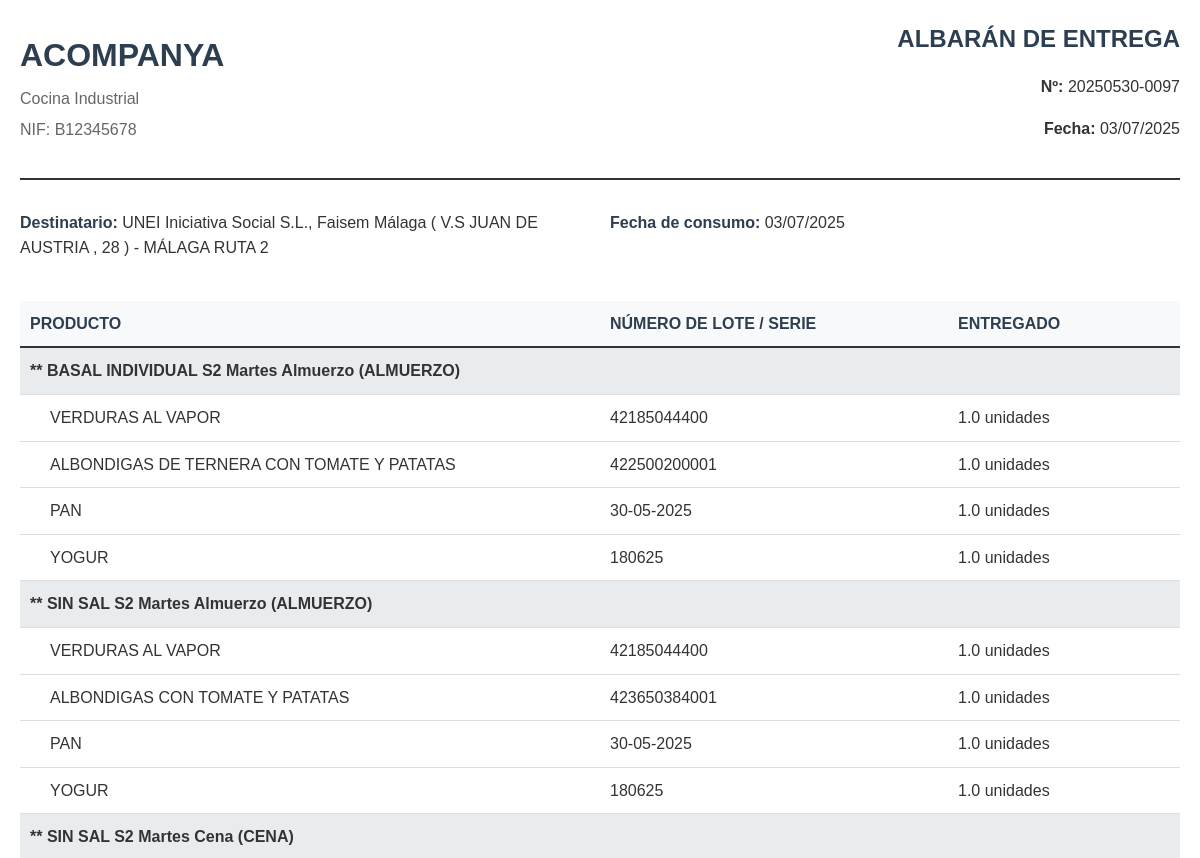
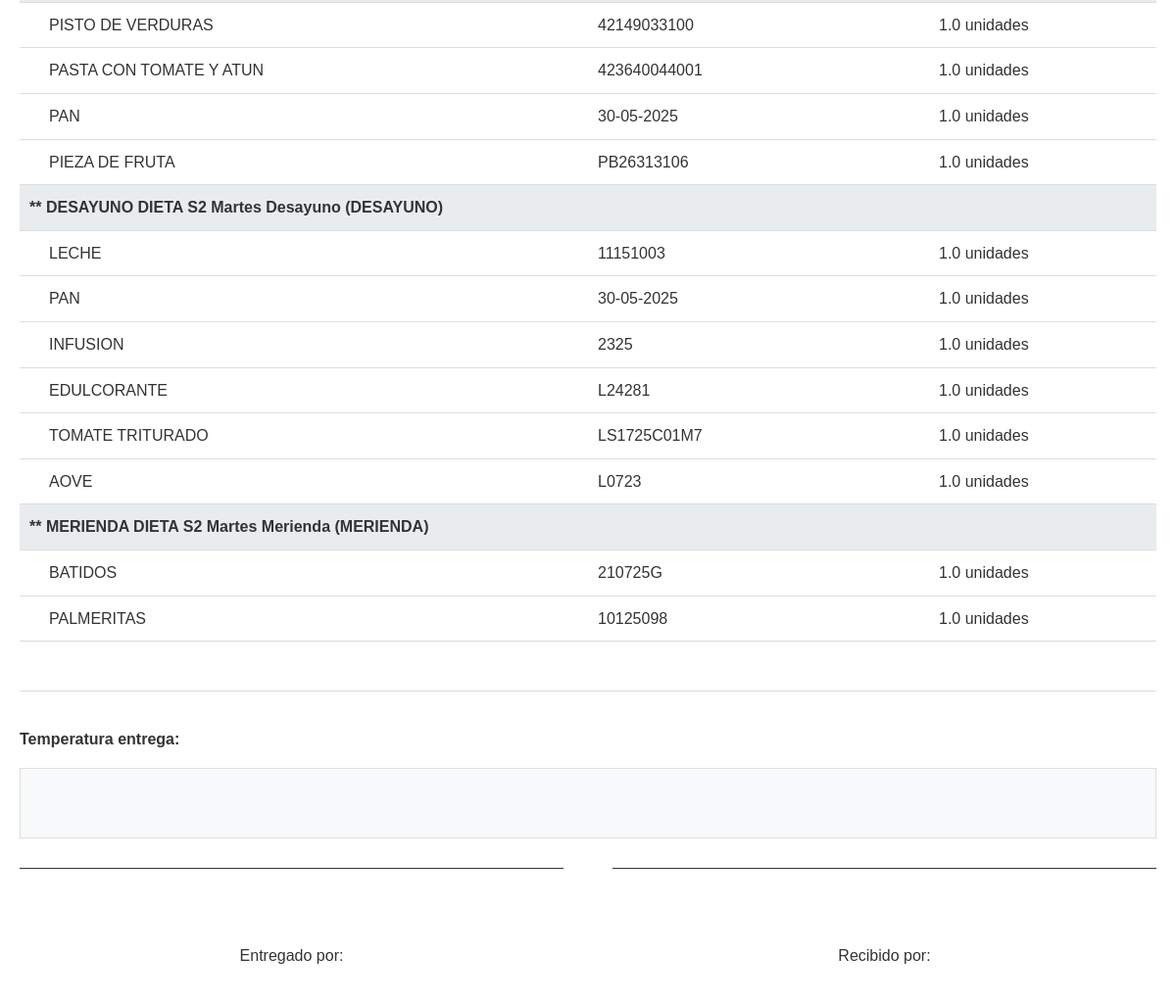
Page /albaranes/imprimir/184 on the committed database (2 pictures, top to bottom).
### database/models.py (models this page shows, shortened)
class Albaran(db.Model):
    __tablename__ = 'albaranes'
    id = db.Column(db.Integer, primary_key=True)
    fecha = db.Column(db.Date, nullable=False, default=datetime.utcnow)
    referencia = db.Column(db.String(100), unique=True, nullable=False)
    destinatario = db.Column(db.String(200), nullable=True)
    cliente_id = db.Column(db.Integer, db.ForeignKey('clientes.id'), nullable=True)
    created_at = db.Column(db.DateTime, default=datetime.utcnow)
    detalles = db.relationship('AlbaranDetalle', backref='albaran', lazy='dynamic', cascade='all, delete-orphan')

class Menu(db.Model):
    __tablename__ = 'menus'
    id = db.Column(db.Integer, primary_key=True)
    nombre = db.Column(db.String(200), nullable=False)
    dia_semana = db.Column(Enum(DiaSemana), nullable=False)
    numero_semana = db.Column(db.Integer, nullable=False)
    tipo_dieta = db.Column(db.String(100), nullable=False, default='basal')
    tipo_comida = db.Column(Enum(TipoComida), nullable=False)
    created_at = db.Column(db.DateTime, default=datetime.utcnow)
    platos = db.relationship('Plato', secondary=menus_platos, backref='menus')
    detalles_albaran = db.relationship('AlbaranDetalle', backref='menu', lazy='dynamic')

class Plato(db.Model):
    __tablename__ = 'platos'
    id = db.Column(db.Integer, primary_key=True)
    nombre = db.Column(db.String(200), nullable=False)
    lote_propio = db.Column(db.String(100), nullable=True)
    stock_actual = db.Column(db.Float, nullable=False, default=0)
    unidad = db.Column(db.String(50), nullable=False, default='unidades')
    created_at = db.Column(db.DateTime, default=datetime.utcnow)
    updated_at = db.Column(db.DateTime, default=datetime.utcnow, onupdate=datetime.utcnow)
    ingredientes = db.relationship('Ingrediente', secondary=platos_ingredientes, backref='platos')
    movimientos = db.relationship('MovimientoStock',
                                 primaryjoin="and_(MovimientoStock.entidad_tipo=='plato', "
                                           "MovimientoStock.entidad_id==Plato.id)",
                                 foreign_keys='MovimientoStock.entidad_id',
                                 backref='plato_ref',
                                 lazy='dynamic',
                                 overlaps="ingrediente_ref,movimientos")
    detalles_albaran = db.relationship('AlbaranDetalle', backref='plato', lazy='dynamic')

### routes/albaranes.py (the view)
@albaranes_bp.route('/imprimir/<int:id>')
def imprimir(id):
    albaran = Albaran.query.get_or_404(id)
    detalles_por_menu = defaultdict(list)
    detalles_individuales = []
    for detalle in albaran.detalles:
        if detalle.menu_id:
            detalles_por_menu[detalle.menu].append(detalle)
        else:
            detalles_individuales.append(detalle)
    html = render_template('albaranes/imprimir.html',
                         albaran=albaran,
                         detalles_por_menu=dict(detalles_por_menu),
                         detalles_individuales=detalles_individuales)
    response = make_response(html)
    response.headers['Content-Type'] = 'text/html'
    return response

### templates/albaranes/imprimir.html (shortened to what this page needs)
<!DOCTYPE html>
<html lang="es">
<head>
</head>
<body>
    <div class="header">
        <div class="company-info">
            <h1>ACOMPANYA</h1>
            <p>Cocina Industrial</p>
            <p>NIF: B12345678</p>
        </div>
        <div class="albaran-info">
            <h2>ALBARÁN DE ENTREGA</h2>
            <p><strong>Nº:</strong> {{ albaran.referencia }}</p>
            <p><strong>Fecha:</strong> {{ albaran.fecha.strftime('%d/%m/%Y') }}</p>
        </div>
    </div>
    <div class="info-section">
        <div class="info-grid">
            <div>
                <div class="info-item">
                    <strong>Destinatario:</strong> {{ albaran.destinatario or 'No especificado' }}
                </div>
            </div>
            <div>
                <div class="info-item">
                    <strong>Fecha de consumo:</strong> {{ albaran.fecha.strftime('%d/%m/%Y') }}
                </div>
            </div>
        </div>
    </div>
    <table>
        <thead>
            <tr>
                <th style="width: 50%;">PRODUCTO</th>
                <th style="width: 30%;">NÚMERO DE LOTE / SERIE</th>
                <th style="width: 20%;">ENTREGADO</th>
            </tr>
        </thead>
        <tbody>
            {% for menu, detalles in detalles_por_menu.items() %}
                <tr class="menu-header">
                    <td colspan="3">** {{ menu.nombre }} ({{ menu.tipo_comida.value|upper }})</td>
                </tr>
                {% for detalle in detalles %}
                    <tr class="dish-row">
                        <td>{{ detalle.plato.nombre }}</td>
                        <td>{{ detalle.lote or '-' }}</td>
                        <td>{{ detalle.cantidad_entregada }} {{ detalle.unidad }}</td>
                    </tr>
                {% endfor %}
            {% endfor %}
        </tbody>
    </table>
    <div class="footer">
        <p><strong>Temperatura entrega:</strong></p>
        <p style="min-height: 50px; border: 1px solid #ddd; padding: 10px; background-color: #f8f9fa;"></p>
        <div class="signature-section">
            <div class="signature-box">
                <p>Entregado por:</p>
            </div>
            <div class="signature-box">
                <p>Recibido por:</p>
            </div>
        </div>
    </div>
</body>
</html>

### templates/albaranes/imprimir.html (style rules this page uses)
body { font-family: Arial, sans-serif; line-height: 1.6; color: #333; margin: 0; padding: 20px; }
.header { display: flex; justify-content: space-between; align-items: center; margin-bottom: 30px; padding-bottom: 20px; border-bottom: 2px solid #333; }
.company-info h1 { margin: 0; color: #2c3e50; }
.company-info p { margin: 5px 0; color: #666; }
.albaran-info { text-align: right; }
.albaran-info h2 { margin: 0; color: #2c3e50; }
.info-section { margin-bottom: 30px; }
.info-grid { display: grid; grid-template-columns: 1fr 1fr; gap: 20px; }
.info-item { margin-bottom: 10px; }
.info-item strong { color: #2c3e50; }
table { width: 100%; border-collapse: collapse; margin-bottom: 30px; }
th, td { padding: 10px; text-align: left; border-bottom: 1px solid #ddd; }
th { background-color: #f8f9fa; font-weight: bold; color: #2c3e50; border-bottom: 2px solid #333; }
.menu-header { background-color: #e9ecef; font-weight: bold; }
.dish-row td:first-child { padding-left: 30px; }
.footer { margin-top: 50px; padding-top: 20px; border-top: 1px solid #ddd; }
.signature-section { display: grid; grid-template-columns: 1fr 1fr; gap: 50px; margin-top: 30px; }
.signature-box { text-align: center; padding-top: 60px; border-top: 1px solid #333; }

### rows in the picture
Albaran: referencia "20250530-0097", fecha "03/07/2025", destinatario "UNEI Iniciativa Social S.L., Faisem Málaga ( V.S JUAN DE AUSTRIA , 28 ) - MÁLAGA RUTA 2"
Menu: nombre "BASAL INDIVIDUAL S2 Martes Almuerzo", tipo_comida.value "ALMUERZO", lote "42185044400" "422500200001" "30-05-2025" "180625", cantidad_entregada "1.0" "1.0" "1.0" "1.0", unidad "unidades" "unidades" "unidades" "unidades"
Plato: plato.nombre "VERDURAS AL VAPOR" "VERDURAS AL VAPOR"
Plato: plato.nombre "ALBONDIGAS DE TERNERA CON TOMATE Y PATATAS"
Plato: plato.nombre "PAN" "PAN" "PAN" "PAN"
Plato: plato.nombre "YOGUR" "YOGUR"
Menu: nombre "SIN SAL S2 Martes Almuerzo", tipo_comida.value "ALMUERZO", lote "42185044400" "423650384001" "30-05-2025" "180625", cantidad_entregada "1.0" "1.0" "1.0" "1.0", unidad "unidades" "unidades" "unidades" "unidades"
Plato: plato.nombre "ALBONDIGAS CON TOMATE Y PATATAS"
Menu: nombre "SIN SAL S2 Martes Cena", tipo_comida.value "CENA", lote "42149033100" "423640044001" "30-05-2025", cantidad_entregada "1.0" "1.0" "1.0", unidad "unidades" "unidades" "unidades"
Plato: plato.nombre "PISTO DE VERDURAS"
Plato: plato.nombre "PASTA CON TOMATE Y ATUN"
Plato: plato.nombre "PIEZA DE FRUTA", lote_propio "PB26313106", cantidad_entregada "1.0", unidad "unidades"
Menu: nombre "DESAYUNO DIETA S2 Martes Desayuno", tipo_comida.value "DESAYUNO", lote "11151003" "30-05-2025" "2325" "L24281" "L0723", cantidad_entregada "1.0" "1.0" "1.0" "1.0" "1.0", unidad "unidades" "unidades" "unidades" "unidades" "unidades"
Plato: plato.nombre "LECHE"
Plato: plato.nombre "INFUSION"
Plato: plato.nombre "EDULCORANTE"
Plato: plato.nombre "TOMATE TRITURADO", lote_propio "LS1725C01M7", cantidad_entregada "1.0", unidad "unidades"
Plato: plato.nombre "AOVE"
Menu: nombre "MERIENDA DIETA S2 Martes Merienda", tipo_comida.value "MERIENDA", lote "210725G" "10125098", cantidad_entregada "1.0" "1.0", unidad "unidades" "unidades"
Plato: plato.nombre "BATIDOS"
Plato: plato.nombre "PALMERITAS"
